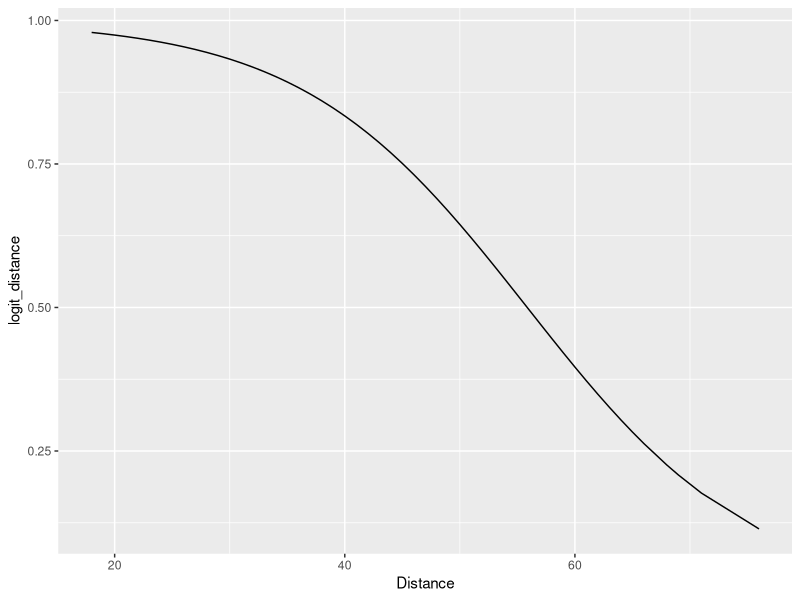
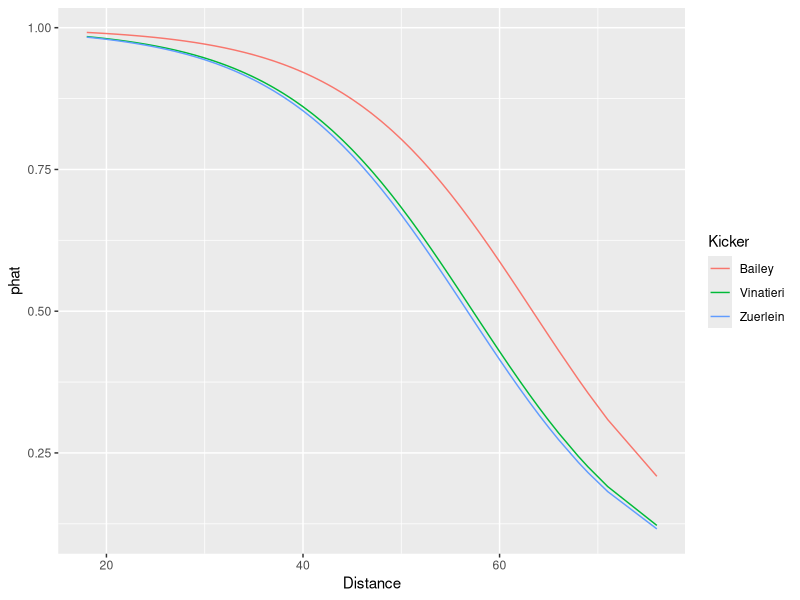

Recreate these plots in R, in order.
library(tidyverse)
library(modelr)
fg_train <- read_csv("data/nfl_fg_train.csv")

logit_1 <- glm(Success ~ Distance, family = binomial, data = fg_train)


logit_2 <- glm(Success ~ Distance + Kicker, family = binomial, data = fg_train)

fg_train <-
  fg_train %>%
  add_predictions(model = logit_1, type = "link", var = "Logit1") %>%
  add_predictions(model = logit_1, type = "response", var = "phat1")
grid <- 
  fg_train %>%
  data_grid(Distance)

grid <- 
  grid %>%
  add_predictions(model = logit_1, type = "response", var = "logit_distance")

ggplot(grid) +
  geom_line(aes(x = Distance, y = logit_distance))

# Create a grid for each 
new_grid <-
  fg_train %>%
  data_grid(Kicker, Distance) %>%
  add_predictions(model = logit_2, type = "response", var = "phat") %>%
  filter(Kicker %in% c("Bailey", "Vinatieri", "Zuerlein"))

# create a separate plot 
ggplot(new_grid) + 
  geom_line(aes(x = Distance, y = phat, col = Kicker))
